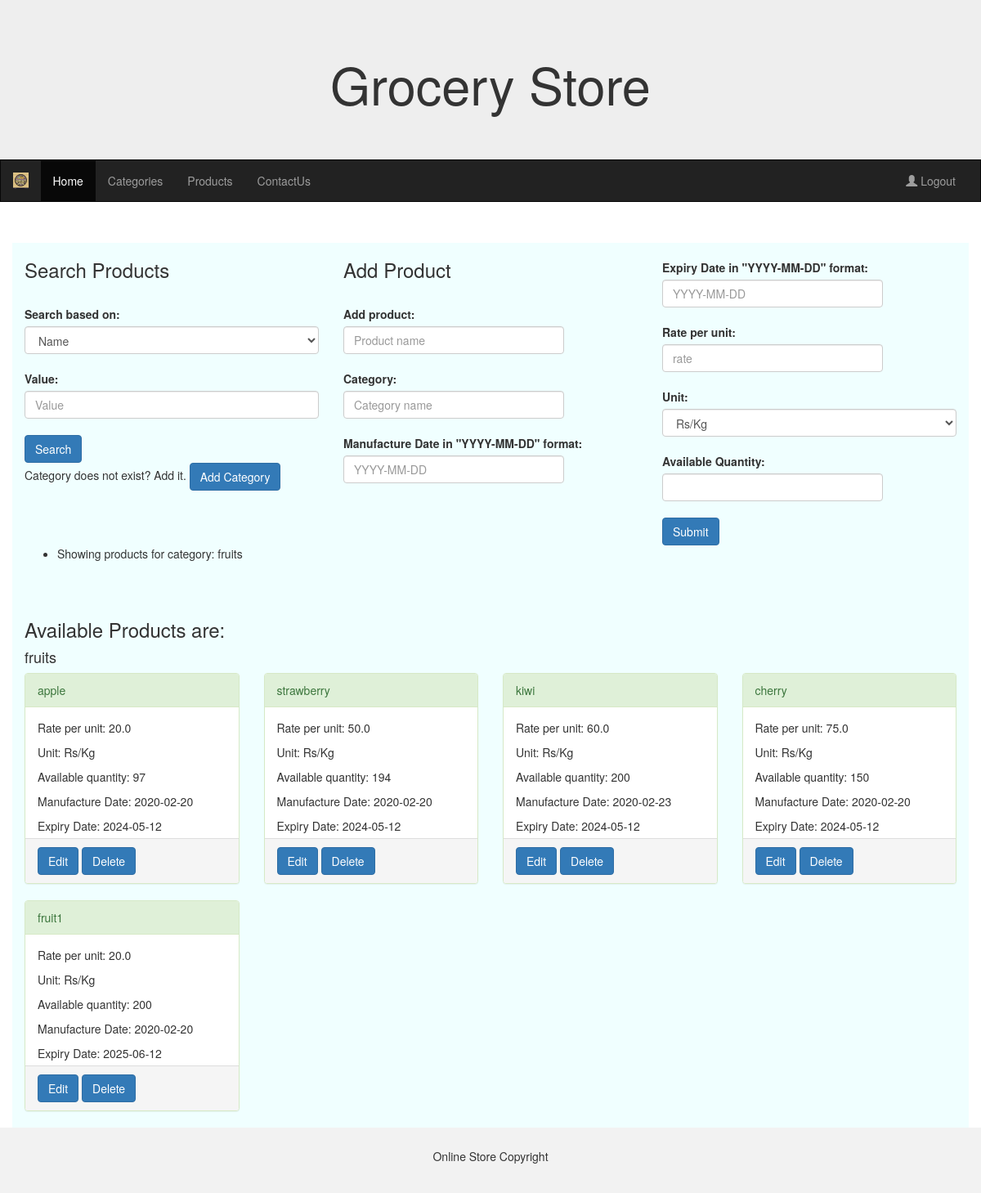
Screenshot of /admin_products?category=fruits (signed in) with the database file from the repository.
### models.py (models this page shows)
class Products(db.Model):
    id = db.Column(db.Integer, nullable=False, autoincrement=True, unique=True, primary_key=True)
    name = db.Column(db.String, unique=True, nullable=False)
    manufacture_date = db.Column(db.DateTime, nullable=False)
    expiry_date = db.Column(db.DateTime, nullable=False)
    rate_per_unit=db.Column(db.Float, nullable=False)
    unit=db.Column(db.String, nullable=False, default="Rs/kg")
    available_quantity=db.Column(db.Integer, nullable=False)
    category_id=db.Column(db.Integer, db.ForeignKey("categories.id"), nullable=False)
    categories=db.relationship("Categories", backref='products', primaryjoin='Products.category_id == Categories.id')

class Categories(db.Model):
    id = db.Column(db.Integer, nullable=False, autoincrement=True, unique=True, primary_key=True)
    name = db.Column(db.String, nullable=False, unique=True)
    img_url = db.Column(db.String, nullable=True)

### routes.py (the view, shortened to what this page needs)
@routes.route("/admin_products", methods=["GET", "POST"])
@login_required
def admin_products():
    category_name = request.args.get('category')
    products = Products.query.options(joinedload(Products.categories)).order_by(Products.category_id).all()
    if category_name:
        category = Categories.query.filter_by(name=category_name).first()
        if category:
            products = category.products
            flash(f"Showing products for category: {category_name}", "success")
        else:
            flash("Category does not exist. Please add the category or enter a valid category name", "failure")
            return redirect(url_for("routes.admin_categories"))
    if not products:
        flash("No Products found. Add them.","success")
    products_grouped = {}
    for product in products:
        category_name = product.categories.name
        if category_name not in products_grouped:
            products_grouped[category_name] = []
        products_grouped[category_name].append(product)
    return render_template("admin_products.html", products_grouped=products_grouped)

### app.py (called while the page is built)
def create_app():
    app = Flask(__name__)
    app.static_url_path = '/static'
    app.secret_key = "KEY"
    app.config['SQLALCHEMY_DATABASE_URI'] = 'sqlite:///grocery_store.db'
    db.init_app(app)
    migrate.init_app(app, db)
    login_manager.login_view = 'routes.login'  # Set the login view function name
    login_manager.init_app(app)
    @login_manager.user_loader
    def load_user(user_id):
        return Users.query.get(int(user_id))
    app.register_blueprint(routes)
    return app

### templates/admin_products.html (shortened to what this page needs)
{% extends "admin_base.html" %}
{% block div %}
<div class="row">
<div class="col-md-4">
<form action="/admin_products" method="post">
<h3>Search Products</h3>
<br>
<label for='field' class="form-label">Search based on:</label><br>
<select class="form-control" name="field" aria-label="Default select example" required>
    <option selected name="name" value="name">Name</option>
</select>
<br>
<label for='value' class="form-label">Value:</label>
<input type="text" class="form-control" name="value" id="value" placeholder="Value" required>
<br>
<input type="submit" class="btn btn-primary" name="submit" id="submit" value="Search">
<br>
<p> Category does not exist? Add it. <a href="/admin_categories" class="btn btn-primary">Add Category</a></p>
</form>
</div>
{% if prod is defined %}
<form action="/edit_product/{{prod.id}}" method="post">
    <div class="col-md-4">
    <h3>Edit Product</h3>
    <br>
    <label for="edit_product" class="form-label">Product name:</label>
	<input style="width: 270px;" type="text" class="form-control" name="edit_product" value="{{prod.name}}" id="edit_product" placeholder="Product name" required>
    <br>
    <label for="category" class="form-label">Category:</label>
	<input style="width: 270px;" type="text" class="form-control" value="{{prod.categories.name}}" name="category" id="category" placeholder="Category name" required>
    <br>
    <label for="mfg_date" class="form-label">Manufacture Date in "YYYY-MM-DD" format:</label>
	<input style="width: 270px;" type="text" pattern="\d{4}-\d{2}-\d{2}" class="form-control" value="{{prod.manufacture_date.strftime('%Y-%m-%d') }}" name="mfg_date" id="mfg_date" placeholder="YYYY-MM-DD" required>
    <br>
    </div>
    <div class="col-md-4">
    <br>
    <label for="expiry_date" class="form-label">Expiry Date in "YYYY-MM-DD" format:</label>
	<input style="width: 270px;" type="text" pattern="\d{4}-\d{2}-\d{2}" class="form-control" value="{{prod.expiry_date.strftime('%Y-%m-%d')}}" name="expiry_date" id="expiry_date" placeholder="YYYY-MM-DD" required>
    <br>
    <label for="rate" class="form-label">Rate per unit:</label>
	<input style="width: 270px;" type="number" step="0.01" class="form-control" value="{{prod.rate_per_unit}}" name="rate" id="rate" placeholder="rate" required>
    <br>
    <label for="unit" class="form-label">Unit:</label>
    <select class="form-control" name="unit" aria-label="Default select example" required>
        <option name="Rs/Kg" value="Rs/Kg" {% if prod.unit == 'Rs/Kg' %} selected {% endif %}>Rs/Kg</option>
        <option name="Rs/g" value="Rs/g" {% if prod.unit == 'Rs/g' %} selected {% endif %}>Rs/g</option>
        <option name="Rs/l" value="Rs/l" {% if prod.unit == 'Rs/l' %} selected {% endif %}>Rs/l</option>
        <option name="Rs/ml" value="Rs/ml" {% if prod.unit == 'Rs/ml' %} selected {% endif %}>Rs/ml</option>
    </select>
    <br>
    <label for="qty" class="form-label">Available Quantity:</label>
	<input style="width: 270px;" value="{{prod.available_quantity}}" type="number" class="form-control" name="qty" id="qty">
    <br>
    <input type="submit" class="btn btn-primary" name="add_category" id="add_category">
    </div>
</form>
</div>
{% else %}
<form action="/add_product" method="post">
    <div class="col-md-4">
    <h3>Add Product</h3>
    <br>
    <label for="add_product" class="form-label">Add product:</label>
	<input style="width: 270px;" type="text" class="form-control" name="add_product" id="add_product" placeholder="Product name" required>
    <br>
    <label for="category" class="form-label">Category:</label>
	<input style="width: 270px;" type="text" class="form-control" name="category" id="category" placeholder="Category name" required>
    <br>
    <label for="mfg_date" class="form-label">Manufacture Date in "YYYY-MM-DD" format:</label>
	<input style="width: 270px;" type="text" pattern="\d{4}-\d{2}-\d{2}" class="form-control" name="mfg_date" id="mfg_date" placeholder="YYYY-MM-DD" required>
    <br>
    </div>
    <div class="col-md-4">
    <br>
    <label for="expiry_date" class="form-label">Expiry Date in "YYYY-MM-DD" format:</label>
	<input style="width: 270px;" type="text" pattern="\d{4}-\d{2}-\d{2}" class="form-control" name="expiry_date" id="expiry_date" placeholder="YYYY-MM-DD" required>
    <br>
    <label for="rate" class="form-label">Rate per unit:</label>
	<input style="width: 270px;" type="number" step="0.01" class="form-control" name="rate" id="rate" placeholder="rate" required>
    <br>
    <label for="unit" class="form-label">Unit:</label>
    <select class="form-control" name="unit" aria-label="Default select example" required>
        <option name="Rs/Kg" value="Rs/Kg" selected >Rs/Kg</option>
    </select>
    <br>
    <label for="qty" class="form-label">Available Quantity:</label>
	<input style="width: 270px;" type="number" class="form-control" name="qty" id="qty">
    <br>
    <input type="submit" class="btn btn-primary" name="add_category" id="add_category">
    </div>
</form>
{% endif %}
</div>
{% with messages = get_flashed_messages() %}
        {% if messages %}
            <ul class="flash-messages">
                {% for message in messages %}
                    <li class="flash-message">{{ message }}</li>
                {% endfor %}
            </ul>
        {% endif %}
    {% endwith %}
<br>
<br>
<div class="row">
    <div class="col-md-12">
      <h3>Available Products are:</h3>
      {% for category, products in products_grouped.items() %}
        <h4>{{ category }}</h4>
        <div class="row">
          {% for product in products %}
          <div class="col-md-3">
            <div class="panel panel-success">
                <div class="panel-heading">{{product.name}}</div>
                <div class="panel-body" style="height: 160px;">
                    <p>Rate per unit: {{product.rate_per_unit}}</p>
                    <p>Unit: {{product.unit}}</p>
                    <p>Available quantity: {{product.available_quantity}}</p>
                    <p>Manufacture Date: {{product.manufacture_date.strftime('%Y-%m-%d')}}</p>
                    <p>Expiry Date: {{product.expiry_date.strftime('%Y-%m-%d')}}</p>
                </div>
                <div class="panel-footer">
                    <a href="/edit_product/{{product.id}}" class="btn btn-primary" name="edit" value="edit">Edit</a>
                    <a href="/delete_product/{{product.id}}" class="btn btn-primary" name="delete" value="delete">Delete</a>
                </div>
            </div>
        </div>
          {% endfor %}
        </div>
      {% endfor %}
    </div>
  </div>
{% endblock %}

### rows the page displays
Products: name "fruits", name "apple", rate_per_unit "20.0", unit "Rs/Kg", available_quantity "97", manufacture_date "2020-02-20", expiry_date "2024-05-12"
Products: name "strawberry", rate_per_unit "50.0", unit "Rs/Kg", available_quantity "194", manufacture_date "2020-02-20", expiry_date "2024-05-12"
Products: name "kiwi", rate_per_unit "60.0", unit "Rs/Kg", available_quantity "200", manufacture_date "2020-02-23", expiry_date "2024-05-12"
Products: name "cherry", rate_per_unit "75.0", unit "Rs/Kg", available_quantity "150", manufacture_date "2020-02-20", expiry_date "2024-05-12"
Products: name "fruit1", rate_per_unit "20.0", unit "Rs/Kg", available_quantity "200", manufacture_date "2020-02-20", expiry_date "2025-06-12"

### other values shown
{{ message }} "Showing products for category: fruits"
